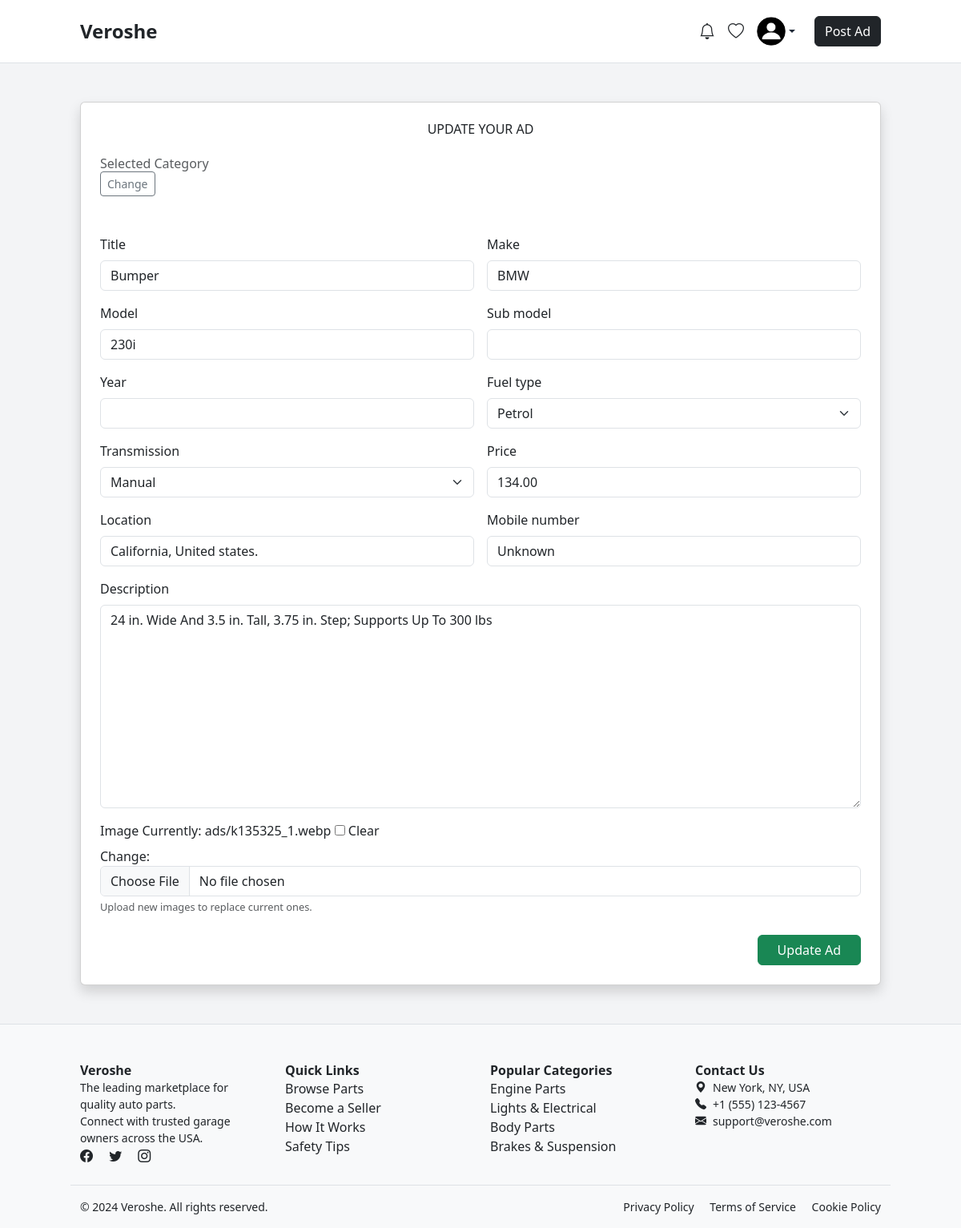
The app's page /ads/edit/1/ (signed in) with its own data.
### core/models.py (models this page shows, shortened)
class Ad(models.Model):
    seller = models.ForeignKey(settings.AUTH_USER_MODEL, on_delete=models.CASCADE)
    category = models.ForeignKey(Category, choices=CATEGORY_CHOICES, on_delete= models.CASCADE, null=True, blank=True)
    title = models.CharField(max_length=255)
    make = models.CharField(max_length=255, null=True, blank=True)
    model = models.CharField(max_length=255, null=True, blank=True)
    sub_model = models.CharField(max_length=100, null=True, blank=True)
    year = models.PositiveIntegerField(blank=True, null=True)
    fuel_type = models.CharField(max_length=20, choices=FUEL_CHOICES, null=True, blank=True)
    transmission = models.CharField(max_length=20,choices=TRANSMISSION_CHOICES, default='Manual', blank=True, null=True)
    description = models.TextField(blank=True, null=True)
    price = models.DecimalField(max_digits=10, decimal_places=2)
    image = models.ImageField(upload_to='ads/', blank=True, null=True)
    location = models.CharField(max_length=100, blank=True, null=True)
    mobile_number = models.CharField(max_length=15, blank=True, null=True)
    is_expired = models.BooleanField(default=False)
    created_at = models.DateTimeField(auto_now_add=True)
    views = models.IntegerField(default=0)
    is_active = models.BooleanField(default=True)

### core/views.py (the view)
# urls.py: path('ads/edit/<int:ad_id>/', views.edit_ad, name='edit_ad'),
@login_required
def edit_ad(request, ad_id):
    ad = get_object_or_404(Ad, id=ad_id, seller=request.user)
    if request.method == 'POST':
        form = AdForm(request.POST, request.FILES, instance=ad)
        if form.is_valid():
            form.save()
            return redirect('manage_ads')
    else:
        form = AdForm(instance=ad)
    return render(request, 'core/edit_ad.html', {'form': form})

### core/forms.py
class AdForm(forms.ModelForm):
    class Meta:
        model = Ad
        fields = [
            'title', 'make', 'model', 'sub_model', 'year',
            'fuel_type', 'transmission', 'price', 'location',
            'mobile_number', 'description', 'image'
        ]

### core/templatetags/form_tags.py (called while the page is built)
@register.filter(name='add_class')
def add_class(value, css_class):
    return value.as_widget(attrs={'class': css_class})

### core/templates/core/edit_ad.html (shortened to what this page needs)
{% extends 'core/base.html' %}
{% load form_tags %}
{% load static %}
{% block content %}
<div class="container my-5">
  <div class="card shadow p-4">
    <h3 class="mb-4 text-center text-uppercase">Update Your Ad</h3>
    <div class="mb-4">
      <h6 class="text-muted">Selected Category</h6>
      <div class="d-flex justify-content-between align-items-center">
        <a href="{% url 'select_category' %}" class="btn btn-outline-secondary btn-sm">Change</a>
      </div>
    </div>
    <form method="post" enctype="multipart/form-data" class="mt-4">
        <div class="row g-3">
          <div class="col-md-6">
            <label class="form-label">{{ form.title.label }}</label>
            {{ form.title|add_class:"form-control" }}
          </div>
          <div class="col-md-6">
            <label class="form-label">{{ form.make.label }}</label>
            {{ form.make|add_class:"form-control" }}
          </div>
          <div class="col-md-6">
            <label class="form-label">{{ form.model.label }}</label>
            {{ form.model|add_class:"form-control" }}
          </div>
          <div class="col-md-6">
            <label class="form-label">{{ form.sub_model.label }}</label>
            {{ form.sub_model|add_class:"form-control" }}
          </div>
          <div class="col-md-6">
            <label class="form-label">{{ form.year.label }}</label>
            {{ form.year|add_class:"form-control" }}
          </div>
          <div class="col-md-6">
            <label class="form-label">{{ form.fuel_type.label }}</label>
            {{ form.fuel_type|add_class:"form-select" }}
          </div>
          <div class="col-md-6">
            <label class="form-label">{{ form.transmission.label }}</label>
            {{ form.transmission|add_class:"form-select" }}
          </div>
          <div class="col-md-6">
            <label class="form-label">{{ form.price.label }}</label>
            {{ form.price|add_class:"form-control" }}
          </div>
          <div class="col-md-6">
            <label class="form-label">{{ form.location.label }}</label>
            {{ form.location|add_class:"form-control" }}
          </div>
          <div class="col-md-6">
            <label class="form-label">{{ form.mobile_number.label }}</label>
            {{ form.mobile_number|add_class:"form-control" }}
          </div>
          <div class="col-12">
            <label class="form-label">{{ form.description.label }}</label>
            {{ form.description|add_class:"form-control" }}
          </div>
          <div class="col-12">
            <label class="form-label">{{ form.image.label }}</label>
            {{ form.image|add_class:"form-control" }}
            <small class="text-muted">Upload new images to replace current ones.</small>
          </div>
          <div class="col-12 text-end mt-4">
            <button type="submit" class="btn btn-success px-4">Update Ad</button>
          </div>
        </div>
      </div>
  </div>
{% endblock %}

### records on screen
Ad: title "Bumper", make "BMW", model "230i", fuel_type "Petrol", transmission "Manual", price "134.00", location "California, United states.", mobile_number "Unknown", description "24 in. Wide And 3.5 in. Tall, 3.75 in. Step; Supports Up To 300 lbs"
